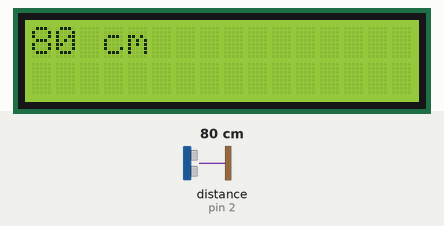
Simulated run of this sketch. Board: Arduino Uno, built with avr-gcc and run on an emulated ATmega328P. Shown: 16×2 character LCD. Wiring (inferred from the names in the program): ultrasonic range finder: trigger pin 3; echo pin 2. The inputs (shaded band) are chosen by the test bench; at power-on: distance to the obstacle (sensor on pin 2) 80 cm. The echo pulse lasts 58.3 µs per cm; what the sketch prints to the serial monitor is not drawn.

Above: at 1.2 s.
1.3 s: distance to the obstacle (sensor on pin 2) set to 18 cm
At 2.5 s:
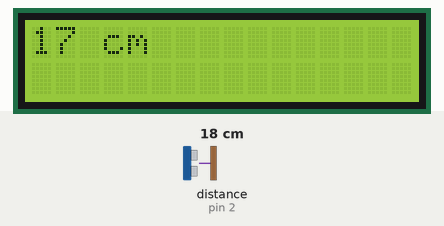
4.3 s: distance to the obstacle (sensor on pin 2) set to 120 cm
At 5.3 s:
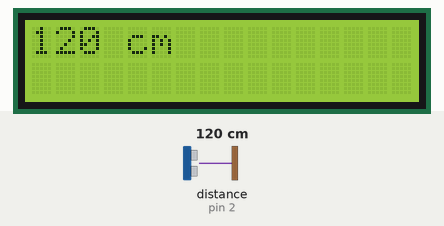
5.9 s: distance to the obstacle (sensor on pin 2) set to 2 cm
At 7.3 s:
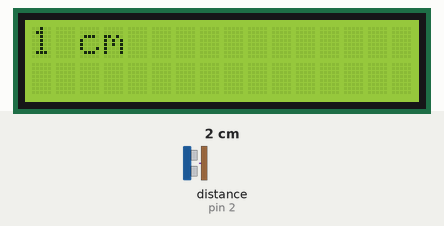
Timing chart, 0 to 8.9 s (numbered marks = the images above; inputs shaded):
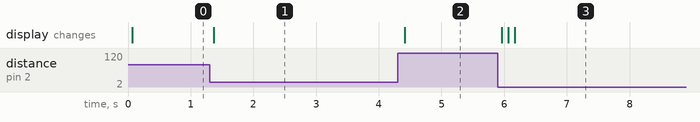

Measured:
- after the input at 1.3 s, the display: changes after 0.07 s (image 1)
- after the input at 4.3 s, the display: changes after 0.11 s (image 2)
- after the input at 5.9 s, the display: changes after 0.06 s (image 3)

The sketch:

rangefinder.ino
```cpp
#include <LiquidCrystal.h>
LiquidCrystal lcd(12, 11, 5, 4, 6, 7);
int echoPin = 2;
int trigPin = 3;

void setup() {
  Serial.begin (9600);
  lcd.begin(16, 2);
  pinMode(trigPin, OUTPUT);
  pinMode(echoPin, INPUT);
}

void loop() {
  int duration, cm;
  digitalWrite(trigPin, LOW);
  delayMicroseconds(2);
  digitalWrite(trigPin, HIGH);
  delayMicroseconds(10);
  digitalWrite(trigPin, LOW);
  duration = pulseIn(echoPin, HIGH);
  cm = duration / 29 / 2;

  Serial.print(cm);
  Serial.println(" cm");
  lcd.clear();
  lcd.setCursor(0, 0);
  lcd.print(cm);
  lcd.print(" cm");
  delay(100);
}
```
